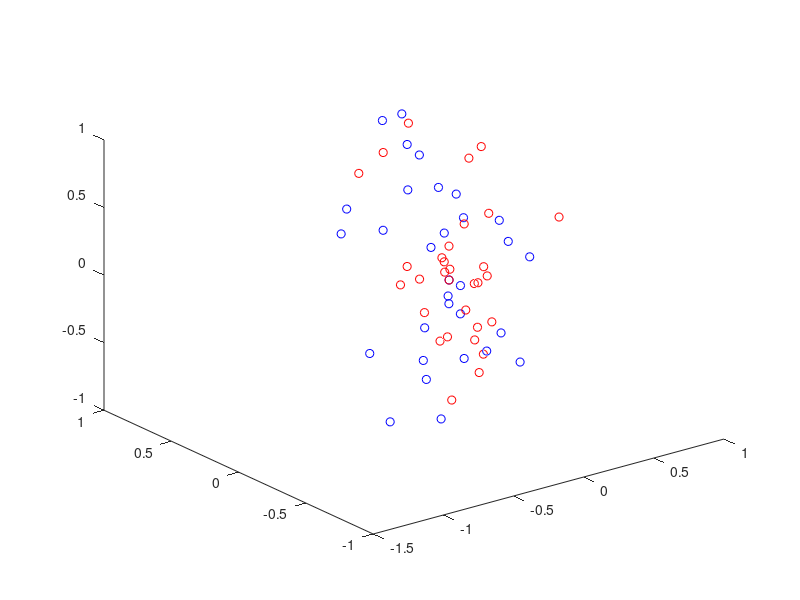

The MATLAB script that drew this image:
DoF = 15;
N = 2 * DoF;

mu = [0 0 0 1 4 -1.2 0.1 0.2 -0.05 0 0 0 0 0 0];

f = @(n) reshape(randperm(n^2),n,n);
A = f(DoF) * 0.001;
sigma = A*A'
rng default  % For reproducibility
R = mvnrnd(mu,sigma,N);
R(N+1, :) = R(1, :);
R(1, :) = mu;

figure
plot3(R(:,1),R(:,2),R(:,3),'ob')

mu = mean(R);
mu(1:3) = 0;
C = zeros(DoF);
for i = 1:(N+1)
    v = R(i,:);
    C = C + (1/(N+1))*(v-mu)'*(v-mu);
end
mu
C
pts = R'

% Generate more points using our new Covariance Matrix
R = mvnrnd(mu,C,N);
R(N+1, :) = mu;
hold on
plot3(R(:,1),R(:,2),R(:,3),'or')
hold off
